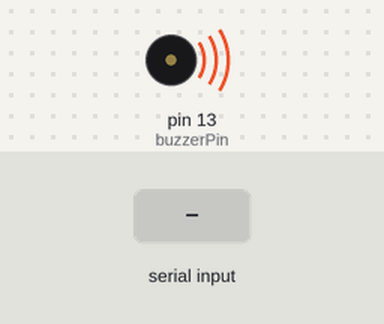
Bench run of a sketch on a simulated Arduino Uno, built with avr-gcc and run on an emulated ATmega328P. Shown: buzzer (waves = sounding, pin HIGH). The test bench sets the inputs (shaded band). What the sketch prints to the serial monitor is not drawn.

Above: at 1.2 s.
1.3 s: "90,45\n" received over Serial
At 5.7 s:
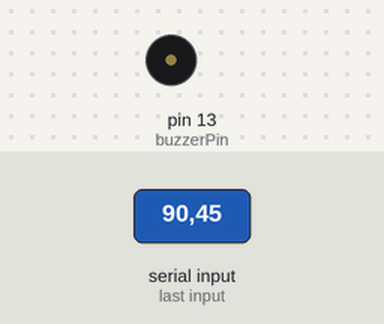
Timing chart, 0 to 26.7 s (numbered marks = the images above; inputs shaded):
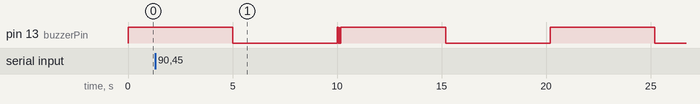

The sketch:

5-serial-buzzer.ino
```cpp
int buzzerPin = 13;
long delayTime = 10000; // unit is microsecond, 10000 is 100hz

void setup()
{
  Serial.begin(9600);
  Serial.setTimeout(50);
  pinMode(buzzerPin, OUTPUT);
}

void loop()
{
  if (Serial.available() > 0)
  {
    delayTime = Serial.parseInt();
    if (delayTime == 0)
    {
      delayTime = 10000;
    }
    Serial.println(delayTime);
  }
  digitalWrite(buzzerPin, HIGH);
  delay(delayTime / 2);
  digitalWrite(buzzerPin, LOW);
  delay(delayTime / 2);
}
```
